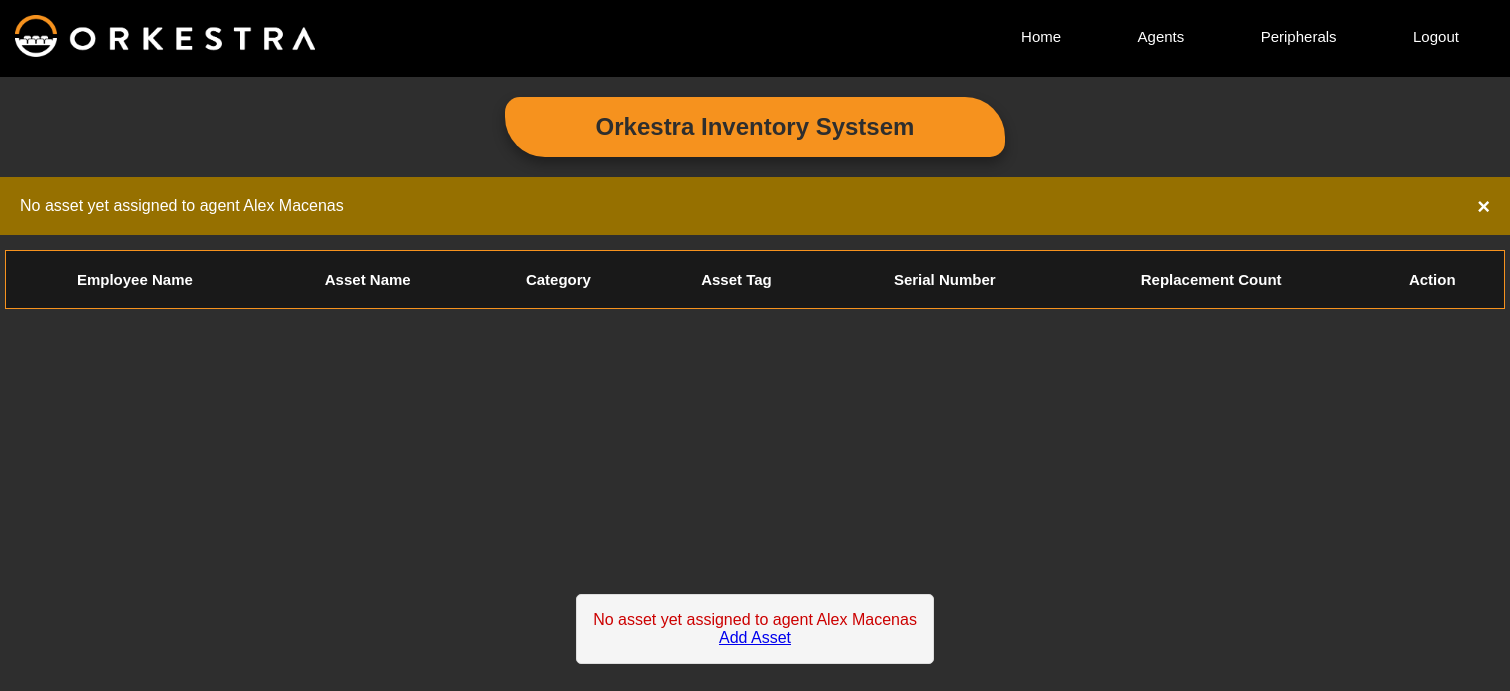
/user/Alex Macenas (signed in), run on an earlier commit of the app's database.
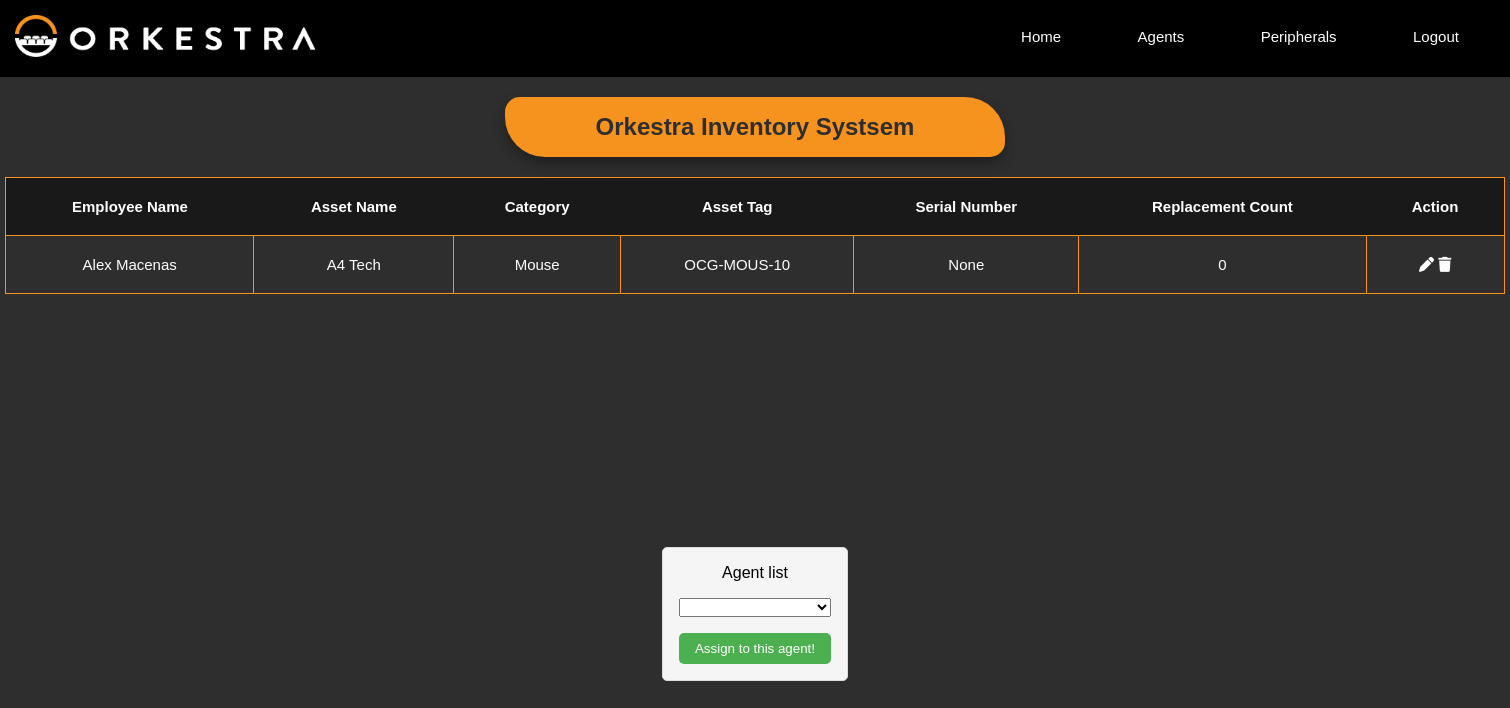
And on a later commit of the database.
### models.py (models this page shows)
class Asset(db.Model):
    __tablename__ = 'asset'
    id = db.Column(db.Integer, primary_key=True, autoincrement=True)
    stock_id = db.Column(db.Integer, db.ForeignKey('stock.id'))
    employee_id = db.Column(db.Integer, db.ForeignKey('employee.id'))
    date_assigned = db.Column(db.Text)

class Employee(db.Model):
    __tablename__ = "employee"
    id = db.Column(db.Integer, primary_key=True, autoincrement=True)
    full_name = db.Column(db.Text)
    role = db.Column(db.Text)

class Stock(db.Model):
    __tablename__ = 'stock'
    id = db.Column(db.Integer, primary_key=True, autoincrement=True)
    name = db.Column(db.Text, unique=False, nullable=False)
    category = db.Column(db.String(30), unique=False, nullable=False)
    asset_tag = db.Column(db.String(30), unique=False, nullable=False)
    serial_number = db.Column(db.String(30), unique=False, nullable=False)

### main.py (the view)
@app.route("/user/<fullname>", methods=['GET', 'POST'])
@login_required
def getUser(fullname):
    error = ""
    form = UnassignedAgents()
    if fullname:
        resolved_emp_details = db.session.query(
        Employee.full_name,
        Stock.name.label('asset_name'),
        Stock.category,
        Stock.asset_tag,
        Stock.serial_number,
        Asset.stock_id.label('asset_id')
    ) \
    .join(Asset, Employee.id == Asset.employee_id) \
    .join(Stock, Asset.stock_id == Stock.id)
        resolved_emp_details = resolved_emp_details.filter(Employee.full_name == fullname)
        employee = Employee.query.filter_by(full_name=fullname).first()
        user_id = employee.id
        stock_id_in_replaceNo = ReplaceNo.query.filter_by(employee_id=user_id).all()
        categories = {}
        for stock in stock_id_in_replaceNo:
            stockTable = Stock.query.filter_by(category=stock.category).first()
            categories[stockTable.category] = stock.replacement_no
        resolved_emp_details = resolved_emp_details.filter(Employee.id != None) \
            .order_by(Employee.full_name, Asset.id) \
            .all()
        if resolved_emp_details:
            emp_details = {}
            for emp_name, asset_name, category, asset_tag, serial_number, asset_id in resolved_emp_details:
                if emp_name not in emp_details:
                    emp_details[emp_name] = []
                asset_info = {
                'name': asset_name,
                'category': category,
                'asset_tag': asset_tag,
                'serial_number': serial_number,
                'asset_id': asset_id
                }
                all_unassigned_query = """
                        SELECT * FROM employee
                        WHERE id NOT IN (
                        SELECT employee_id FROM asset
                        );
                """
                empty_agents = db.session.execute(text(all_unassigned_query))
                form.names.choices = [(str(row[0]), str(row[1])) for row in empty_agents]
                if category in categories:
                    asset_info['Replace_No'] = categories[category]
                emp_details[emp_name].append(asset_info)
            return render_template("view_user.html", emp_details=emp_details, form=form, fullname=fullname)
        else:
            no_assets_flag = True
            error = f"No asset yet assigned to agent {fullname}"
            flash(error)
            return render_template("view_user.html", no_assets_flag=no_assets_flag , emp_details={}, error=error)
    else:
        error = f"No fullname was provided"
        flash(error)
        return render_template("view_user.html",  emp_details={}, error=error)

### form.py
class UnassignedAgents(FlaskForm):
    names = SelectField(label="Agent list", validators=[DataRequired()])

### main.py (called while the page is built)
@login_manager.user_loader
def load_user(user_id):
    return db.session.get(User,(user_id))

### templates/view_user.html (shortened to what this page needs)
<!DOCTYPE html>
<html lang="en">
<head>
    <link rel="stylesheet" href="{{ url_for('static', filename='css/styles.css') }}">
    <link rel="stylesheet" href="{{ url_for('static', filename='css/view_user.css') }}">
    </head>
</head>
<body>
    <header>
        <nav>
         <a href="{{ url_for('home') }}"><img src="static\css\assets\orkestra-main-logo.png" alt=""></a>
         <div class="nav-links">
            <ul>
                <li><a href="{{ url_for('home') }}">Home</a></li>
                <li><a href="{{ url_for('view') }}">Agents</a></li>
                <li><a href="{{ url_for('asset_view') }}">Peripherals</a></li>
                <li><a href="{{ url_for('login') }}">Logout</a></li>
            </ul>
        </div>
        </nav>
    </header>
    <section class="viewHeader">
        <h1>Orkestra Inventory Systsem</h1>
    </section>
    {% with messages = get_flashed_messages() %}
  {% if messages %}
  <div class="alert">
    <span class="closebtn" onclick="this.parentElement.style.display='none';">&times;</span>
    {{ messages[0] }}
  </div>
  {% endif %}
{% endwith %}
    <div class="table-container">
        <section class="viewTable">
            <table>
                <thead>
                    <tr>
                        <th rowspan="2">Employee Name</th>
                        <th rowspan="2">Asset Name</th>
                        <th rowspan="2">Category</th>
                        <th rowspan="2">Asset Tag</th>
                        <th rowspan="2">Serial Number</th>
                        <th rowspan="2">Replacement Count</th>
                        <th rowspan="2">Action</th>
                    </tr>
                </thead>
                <tbody>
                    {% for emp_name, asset_list in emp_details.items() %}
                    <tr>
                        <td rowspan="{{ asset_list|length }}">{{ emp_name }}</td>
                        {% for asset in asset_list %}
                        <td>{{ asset['name'] }}</td>
                        <td>{{ asset['category'] }}</td>
                        <td>{{ asset['asset_tag'] }}</td>
                        <td>{{ asset['serial_number'] }}</td>
                        <td>{{ asset['Replace_No'] }}</td>
                        <td>
                            <a href="{{ url_for('replace_asset', asset_id=asset['asset_id'], fn=emp_name) }}"><i class="fa-solid fa-pen"></i>
                            </a>
                            <a href="{{ url_for('return_asset', asset_id=asset['asset_id'], fn=emp_name) }}" class="confirmReturn"><i class="fa-solid fa-trash"></i>
                            </a>
                        </td>
                        </tr>
                        {% endfor %}
                    {% endfor %}
                </tbody>
            </table>
        </section>
    </div>
                <div class="container_view">
                    {% if error and no_assets_flag %}
                      <div class="error-message">
                        <p>{{ error }}</p>
                        <a href="{{ url_for('assign_asset') }}" id="add-asset-btn">Add Asset</a>
                      </div>
                    {% elif error %}
                      <div class="error-message">
                        <p>{{ error }}</p>
                      </div>
                    {% else %}
                      <form method="POST" action="{{ url_for('replace_all_asset') }}" class="user-form">
                        {{ form.names.label }}
                        {{ form.names }}
                        <input type="submit" value="Assign to this agent!" class="submit-btn confirmation">
                      </form>
                    {% endif %}
                  </div>
</body>
</html>

What changed in the data, as far as the page shows it:
added Asset: full_name "Alex Macenas", name "A4 Tech", category "Mouse", asset_tag "OCG-MOUS-10", serial_number "None", Replace_No "0"
Also different on the page:
form field value: (not shown) → "Assign to this agent!"
{{ messages[0] }}: "No asset yet assigned to agent Alex Macenas" → (not shown)
{{ error }}: "No asset yet assigned to agent Alex Macenas" → (not shown)
text no longer shown: "× Add Asset"
text now shown: "Agent list"
